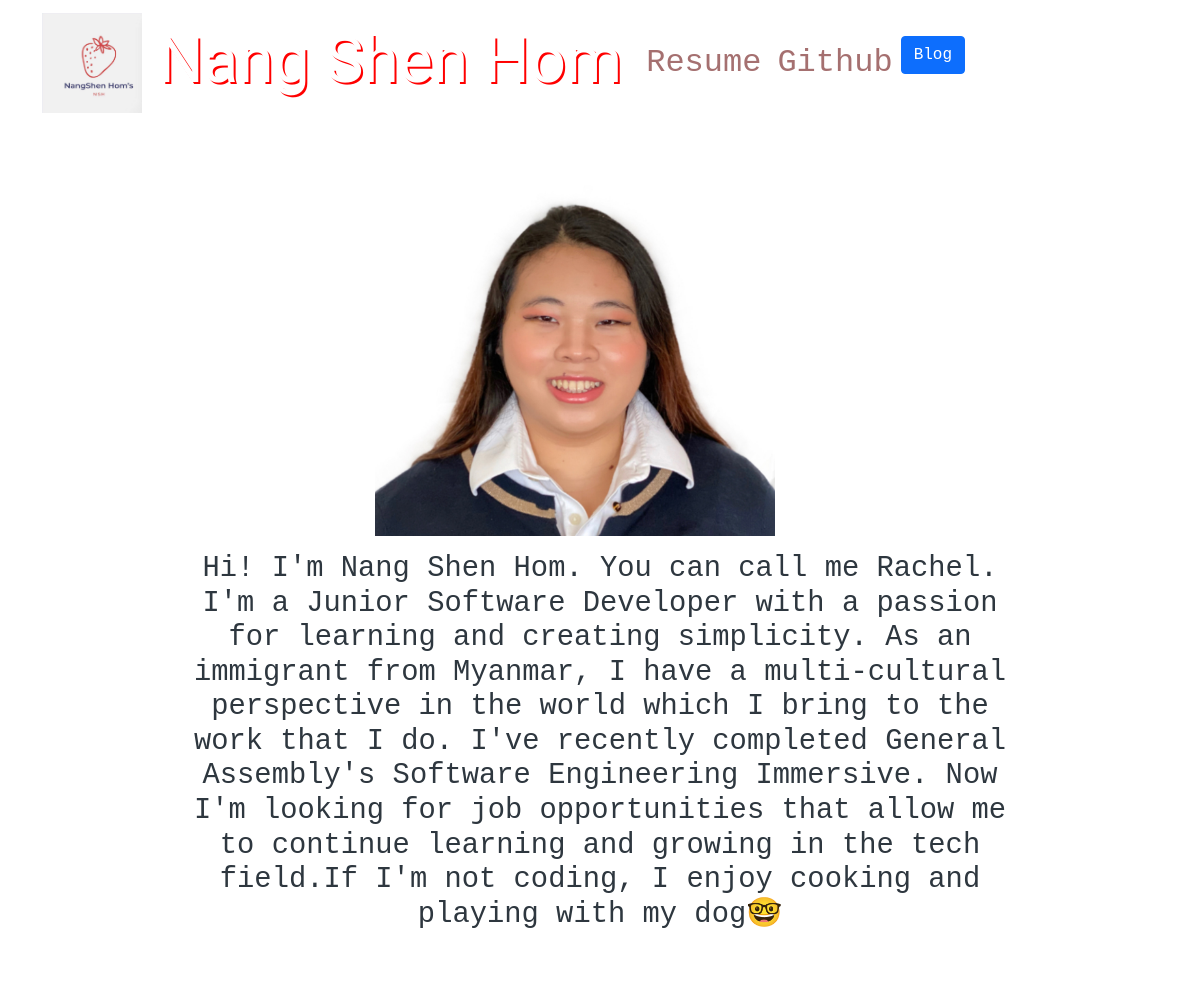
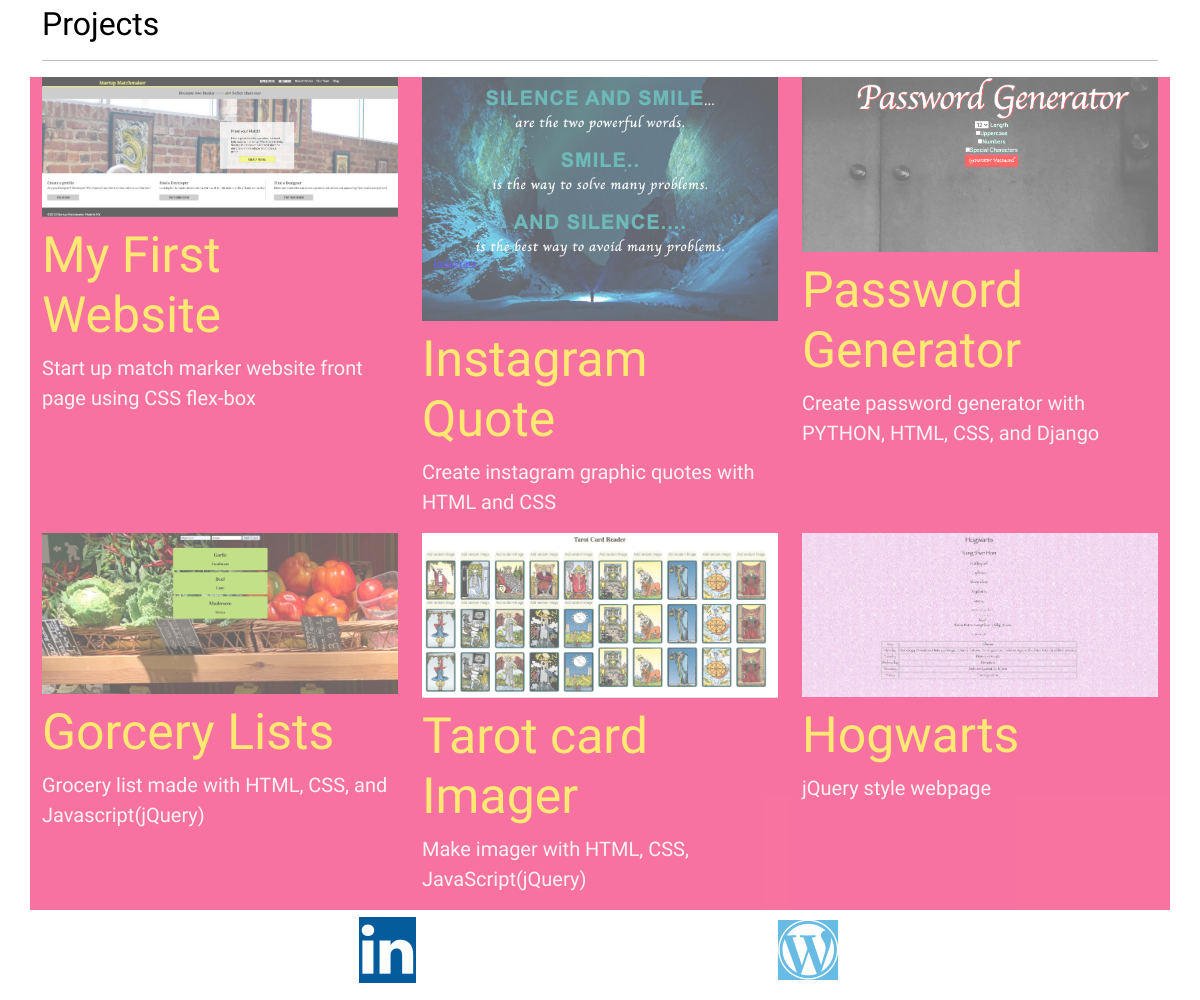
The page / on the database its author committed (2 pictures, top to bottom).
### portfolio/models.py (models this page shows, shortened)
class Project(models.Model):
    title = models.CharField( max_length=100)
    description = models.CharField(max_length=250)
    image = models.ImageField(upload_to='portfolio/images/')
    url = models.URLField(blank = True)

### portfolio/views.py (the view)
# urls.py: 2. Add a URL to urlpatterns:  path('', views.home, name='home')
def home(request):
    projects = Project.objects.all()
    return render(request, 'portfolio/home.html', {'projects':projects})

### portfolio/templates/portfolio/home.html
 {% extends 'portfolio/base.html' %}
{% load static %}
{% block content %}
<div class="row justify-content-center my-3">
   <div class="col-5">
      <img src="{% static 'portfolio/profile.jpg' %}" class="img-fluid" height="400px" width = "400px" >
    </div>
</div>
<div class="row justify-content-center mb-3">
   <div class="col-md-9 text-center">
      <h1 id="hometext" class="font-weight-bold"> Hi! I'm Nang Shen Hom. You can call me Rachel. I'm a Junior Software Developer with a passion for learning and creating simplicity. As an immigrant from Myanmar, I have a multi-cultural perspective in the world which I bring to the work that I do. I've recently completed General Assembly's Software Engineering Immersive. Now I'm looking for job opportunities that allow me to continue learning and growing in the tech field.If I'm not coding, I enjoy cooking and playing with my dog🤓</h1>
    </div>
</div>
<h2 class="mt-5">Projects</h2>
<hr>
<div class="row">
  {% for project in projects %}
  <div class="col-lg-4 col-md-6">
    {% if project.url %}
    <a href="{{ project.url }}">
      <img src="{{ project.image.url }}" class="img-fluid mb-2">
    </a>
    {% else %}
    <img src="{{ project.image.url }}" class="img-fluid mb-2">
    {% endif %}
    <h3>{{ project.title }}</h3>
    <p>{{ project.description }}</p>
  </div>
  {% endfor %}
</div>
{% endblock %}

### portfolio/static/portfolio/custom.css (style rules this page uses)
body { background-image: url(https://res.cloudinary.com/dcrioc0sw/image/upload/v1617898598/pawel-czerwinski-QY5U8JD3-tk-unsplash_r7dplp.jpg) ; font-family: 'Courier New', Courier, monospace; font-size: 2rem; color: black; }
p { color:#F9E9E9; font-size: 20px; font-family: 'Orbitron', sans-serif; }
h1 { font-family: 'Courier New', Courier, monospace; }
h2 { font-family: 'Orbitron', sans-serif; }
h3 { font-size: 50px; font-family: 'Great Vibes', cursive; color:#FFDB15; }
@media (min-width: 992px) { #hometext { font-size: 1.8rem; color: rgb(46, 55, 63); } }
@media (min-width: 992px) { .col-lg-4 { background-color:#F51663; opacity: 0.6; } }

### rows shown on the page
Project: image (picture), title "My First Website", description "Start up match marker website front page using CSS flex-box"
Project: image (picture), title "Instagram Quote", description "Create instagram graphic quotes with HTML and CSS"
Project: image (picture), title "Password Generator", description "Create password generator with PYTHON, HTML, CSS, and Django"
Project: image (picture), title "Gorcery Lists", description "Grocery list made with HTML, CSS, and Javascript(jQuery)"
Project: image (picture), title "Tarot card Imager", description "Make imager with HTML, CSS, JavaScript(jQuery)"
Project: image (picture), title "Hogwarts", description "jQuery style webpage"
